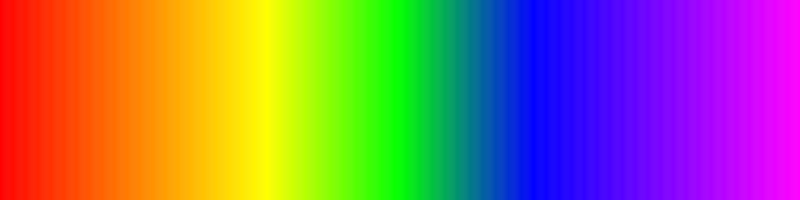
Frame 1 (no input)
Frame 2 (the mouse pressed at the canvas centre, redrawn once): identical to frame 1, image omitted

The p5.js sketch that drew this single still picture (run headless with seeded random() and noise() and a simulated clock; the mouse was pressed at the canvas centre and the sketch redrawn once):

// p5.js sketch
// ── sketch.js
let colors = [
  [255, 0, 0], // Red
  [255, 127, 0], // Orange
  [255, 255, 0], // Yellow
  [0, 255, 0], // Green
  [0, 0, 255], // Blue
  [127, 0, 255], // Indigo
  [255, 0, 255] // Violet
];

function preload() {
  for (let i = 0; i < colors.length; i++)
    colors[i] = color(colors[i]);
  
  const start_time = performance.now();
  {
    while (colors.length < 1e3)
      for (let i = 0; i < colors.length - 1; i += 2) {
        colors = insert(colors, i + 1, lerpColor(colors[i], colors[i + 1], 0.5));
      }
    noLoop();
    console.log(performance.now() - start_time);
  }
}

function setup() {
  createCanvas(800, 200);
  noStroke();
}

let calc_time = 0;

function draw() {  
  const tile_shift = width / colors.length;
  const tile_width = Math.ceil(tile_shift);
  
  background(220);
  
  let x = 0;
  // Draw all the rectangles specified in the colors list
  for (const col of colors) {
    push();
    {
      fill(col);
      rect(x, 0, tile_width, height);
    }
    pop();
    
    x += tile_shift;
  }
}

function insert(list, index, value) {
  return [...list.slice(0, index), value, ...list.slice(index)];
}
